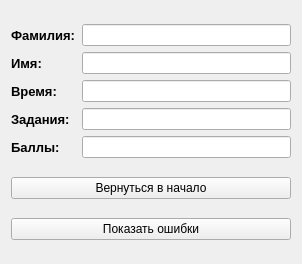
<?xml version="1.0" encoding="UTF-8"?>
<ui version="4.0">
 <class>TestResultWindow</class>
 <widget class="QWidget" name="TestResultWindow">
  <property name="geometry">
   <rect>
    <x>0</x>
    <y>0</y>
    <width>302</width>
    <height>264</height>
   </rect>
  </property>
  <property name="windowTitle">
   <string>Form</string>
  </property>
  <layout class="QGridLayout" name="gridLayout_2">
   <item row="0" column="0">
    <layout class="QGridLayout" name="gridLayout">
     <item row="0" column="0">
      <widget class="QLabel" name="surname_label">
       <property name="font">
        <font>
         <pointsize>10</pointsize>
         <italic>false</italic>
         <bold>true</bold>
         <underline>false</underline>
        </font>
       </property>
       <property name="styleSheet">
        <string notr="true">font: 700 10pt &quot;Segoe UI&quot;;</string>
       </property>
       <property name="text">
        <string>Фамилия:</string>
       </property>
      </widget>
     </item>
     <item row="0" column="1">
      <widget class="QLineEdit" name="surname_lineEdit">
       <property name="readOnly">
        <bool>true</bool>
       </property>
      </widget>
     </item>
     <item row="1" column="0">
      <widget class="QLabel" name="name_label">
       <property name="font">
        <font>
         <pointsize>10</pointsize>
         <italic>false</italic>
         <bold>true</bold>
         <underline>false</underline>
        </font>
       </property>
       <property name="styleSheet">
        <string notr="true">font: 700 10pt &quot;Segoe UI&quot;;</string>
       </property>
       <property name="text">
        <string>Имя:</string>
       </property>
      </widget>
     </item>
     <item row="1" column="1">
      <widget class="QLineEdit" name="name_lineEdit">
       <property name="readOnly">
        <bool>true</bool>
       </property>
      </widget>
     </item>
     <item row="2" column="0">
      <widget class="QLabel" name="time_label">
       <property name="font">
        <font>
         <pointsize>10</pointsize>
         <italic>false</italic>
         <bold>true</bold>
         <underline>false</underline>
        </font>
       </property>
       <property name="styleSheet">
        <string notr="true">font: 700 10pt &quot;Segoe UI&quot;;</string>
       </property>
       <property name="text">
        <string>Время:</string>
       </property>
      </widget>
     </item>
     <item row="2" column="1">
      <widget class="QLineEdit" name="time_lineEdit">
       <property name="readOnly">
        <bool>true</bool>
       </property>
      </widget>
     </item>
     <item row="3" column="0">
      <widget class="QLabel" name="taskNumber_label">
       <property name="font">
        <font>
         <pointsize>10</pointsize>
         <italic>false</italic>
         <bold>true</bold>
         <underline>false</underline>
        </font>
       </property>
       <property name="styleSheet">
        <string notr="true">font: 700 10pt &quot;Segoe UI&quot;;</string>
       </property>
       <property name="text">
        <string>Задания:</string>
       </property>
      </widget>
     </item>
     <item row="3" column="1">
      <widget class="QLineEdit" name="taskNumber_lineEdit">
       <property name="readOnly">
        <bool>true</bool>
       </property>
      </widget>
     </item>
     <item row="4" column="0">
      <widget class="QLabel" name="score_label">
       <property name="font">
        <font>
         <pointsize>10</pointsize>
         <italic>false</italic>
         <bold>true</bold>
         <underline>false</underline>
        </font>
       </property>
       <property name="styleSheet">
        <string notr="true">font: 700 10pt &quot;Segoe UI&quot;;</string>
       </property>
       <property name="text">
        <string>Баллы:</string>
       </property>
      </widget>
     </item>
     <item row="4" column="1">
      <widget class="QLineEdit" name="score_lineEdit">
       <property name="readOnly">
        <bool>true</bool>
       </property>
      </widget>
     </item>
    </layout>
   </item>
   <item row="1" column="0">
    <widget class="QPushButton" name="goToMainWindowButton">
     <property name="text">
      <string>Вернуться в начало</string>
     </property>
    </widget>
   </item>
   <item row="2" column="0">
    <widget class="QPushButton" name="watchMistakesButton">
     <property name="text">
      <string>Показать ошибки</string>
     </property>
    </widget>
   </item>
  </layout>
 </widget>
 <resources/>
 <connections/>
</ui>
